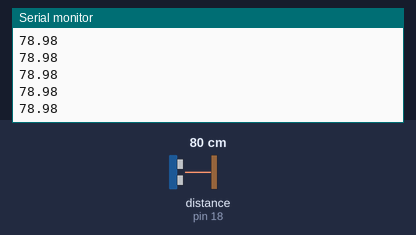
The sketch below on a simulated Arduino Nano, built with avr-gcc and run on an emulated ATmega328P. On the bench: the last lines printed to the serial monitor. Wiring (inferred from the names in the program): ultrasonic range finder: trigger pin 5; echo pin 18. The test bench sets the inputs (shaded band); at power-on: distance to the obstacle (sensor on pin 18) 80 cm. The echo pulse lasts 58.3 µs per cm.

Above: at 1.2 s.
1.3 s: distance to the obstacle (sensor on pin 18) set to 2 cm
At 1.8 s:
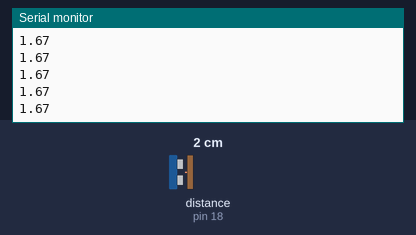
2.8 s: distance to the obstacle (sensor on pin 18) set to 4 cm
At 3.8 s:
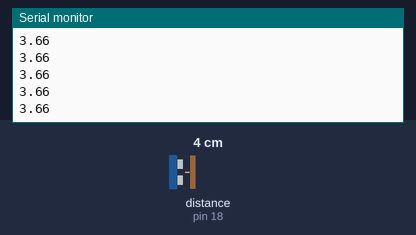
Timing chart, 0 to 5.8 s (numbered marks = the images above; inputs shaded):
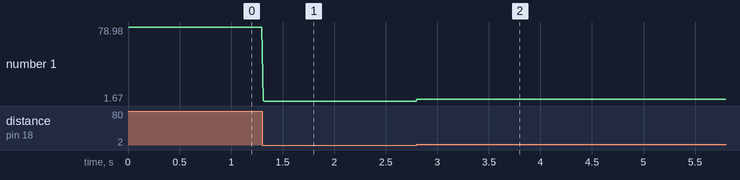

The sketch:

sketch_sep01a.ino
```cpp
/*
 * This Arduino Nano ESP32 code was developed by newbiely.com
 *
 * For comprehensive instructions and wiring diagrams, please visit:
 * [Arduino Nano ESP32 Ultrasonic Sensor Tutorial](https://newbiely.com/tutorials/arduino-nano-esp32/arduino-nano-esp32-ultrasonic-sensor)
 */

int TRIG_PIN = 5; // The Arduino Nano ESP32 pin connected to the Ultrasonic Sensor's TRIG pin
int  ECHO_PIN = 18; // The Arduino Nano ESP32 pin connected to the Ultrasonic Sensor's ECHO pin

float duration_us, distance_cm;

void setup() {
    // Begin serial communication
    Serial.begin(115200);

    // Configure the trigger pin to output mode
    pinMode(TRIG_PIN, OUTPUT);

    // Configure the echo pin to input mode
    pinMode(ECHO_PIN, INPUT);
}

void loop() {
    // Produce a 10-microsecond pulse to the TRIG pin
    digitalWrite(TRIG_PIN, HIGH);
    delayMicroseconds(10);
    digitalWrite(TRIG_PIN, LOW);

    // Measure the pulse duration from the ECHO pin
    duration_us = pulseIn(ECHO_PIN, HIGH);

    // Calculate the distance
    distance_cm = 0.017 * duration_us;

    // Print the value to the Serial Monitor
    Serial.println(distance_cm);


    delay(10);
}
```

Measured:
- after the input at 1.3 s, the serial monitor: prints a new line at once (image 1)
- after the input at 2.8 s, the serial monitor: prints a new line at once (image 2)
- plotted number 1: 78.98 → 1.67 after the input at 1.3 s, 1.67 → 3.66 after the input at 2.8 s
